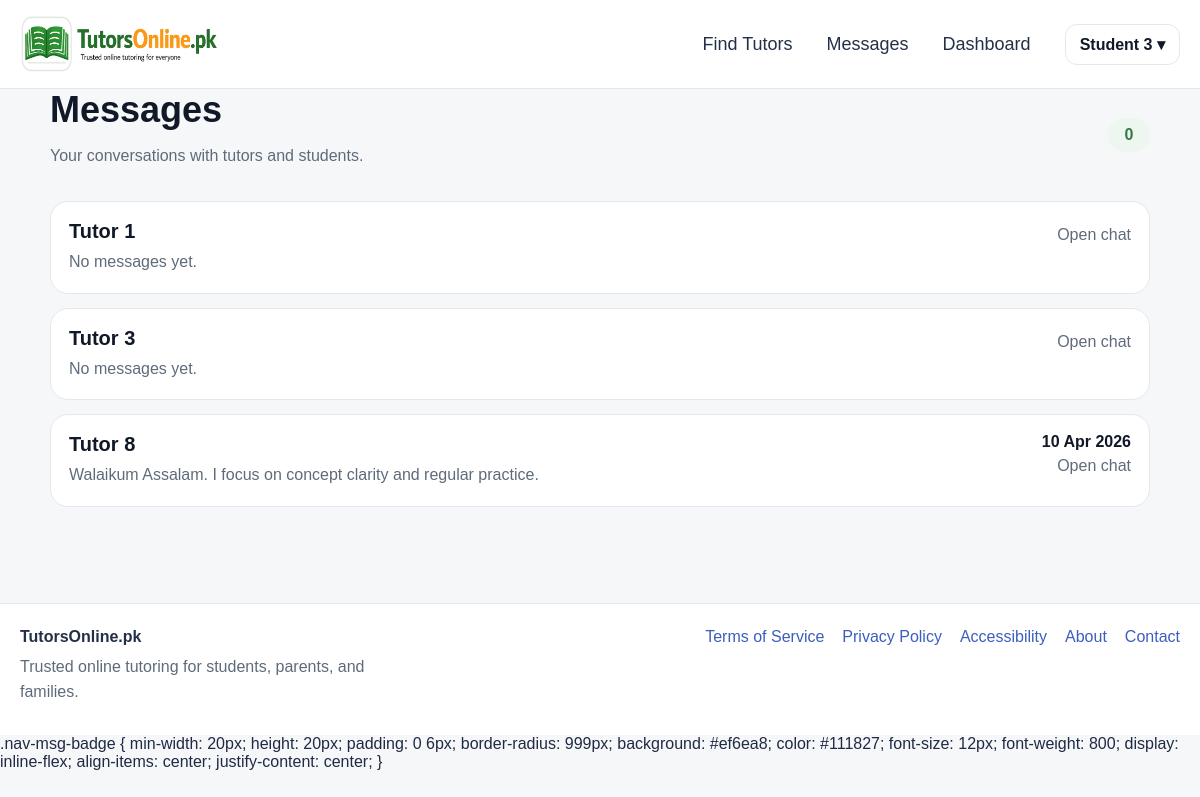
Before: /messages (signed in) with the older database file.
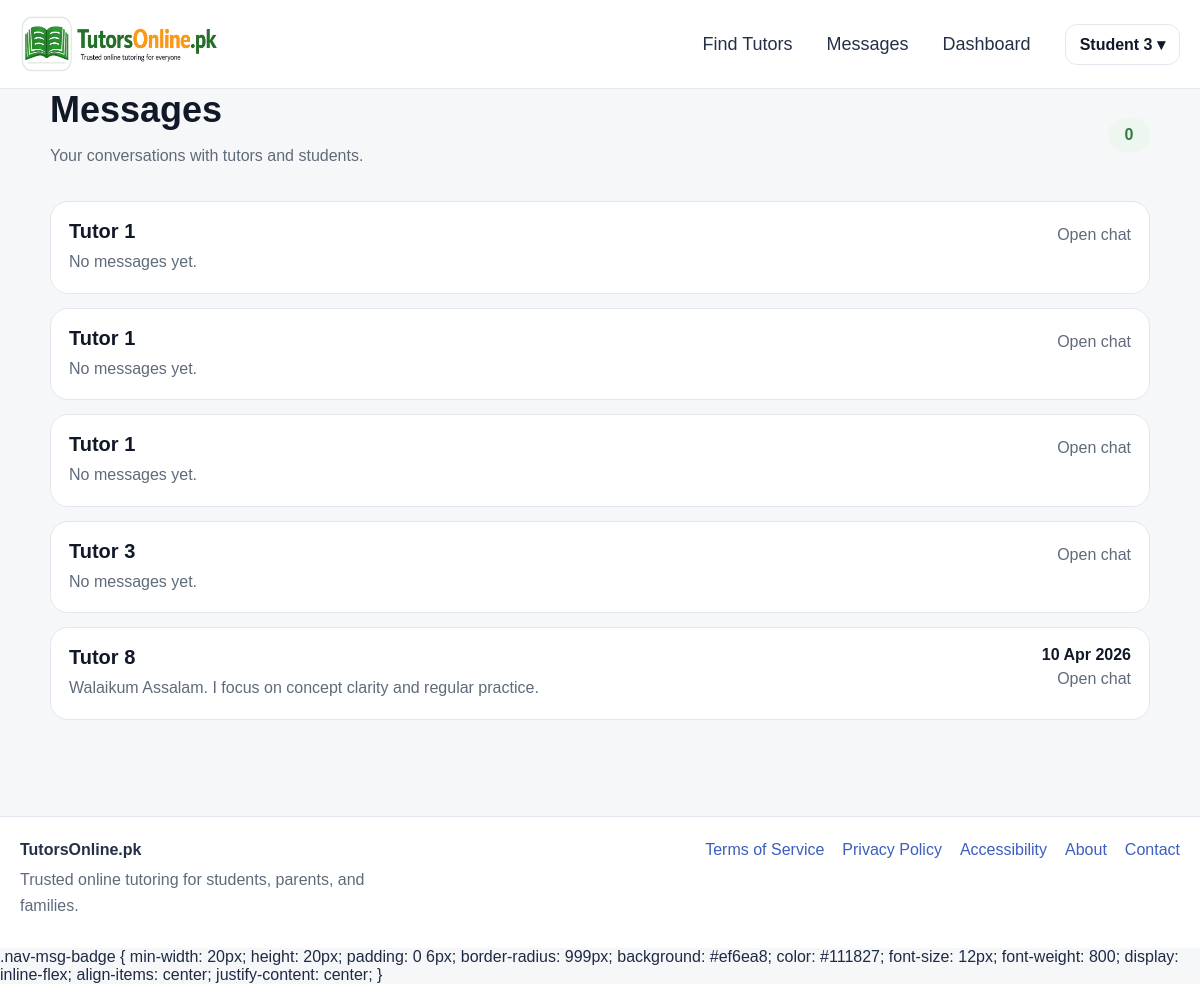
After: the same page with the newer database file.
### app.py (models this page shows, shortened)
class User(UserMixin, db.Model):
    id = db.Column(db.Integer, primary_key=True)
    email = db.Column(db.String(120), unique=True, nullable=False)
    password_hash = db.Column(db.String(255), nullable=False)
    role = db.Column(db.String(20), nullable=False, default="student")
    full_name = db.Column(db.String(120), nullable=False)
    public_name = db.Column(db.String(120), nullable=False)
    qualification = db.Column(db.String(120), default="")
    subjects = db.Column(db.String(255), default="")
    class_levels = db.Column(db.String(255), default="")
    experience_years = db.Column(db.Integer, default=0)
    bio = db.Column(db.Text, default="")
    degree_title = db.Column(db.String(255), default="")
    degree_major = db.Column(db.String(255), default="")
    degree_institution = db.Column(db.String(255), default="")
    degree_year = db.Column(db.String(50), default="")
    degree_grade = db.Column(db.String(50), default="")
    previous_path_choice = db.Column(db.String(50), default="")
    mphil_title = db.Column(db.String(255), default="")
    mphil_major = db.Column(db.String(255), default="")
    mphil_institution = db.Column(db.String(255), default="")
    mphil_year = db.Column(db.String(50), default="")
    mphil_grade = db.Column(db.String(50), default="")
    mphil_additional_note = db.Column(db.String(255), default="")
    masters_title = db.Column(db.String(255), default="")
    masters_major = db.Column(db.String(255), default="")
    masters_institution = db.Column(db.String(255), default="")
    masters_year = db.Column(db.String(50), default="")
    masters_grade = db.Column(db.String(50), default="")
    masters_additional_note = db.Column(db.String(255), default="")
    bachelor_title = db.Column(db.String(255), default="")
    bachelor_major = db.Column(db.String(255), default="")
    bachelor_institution = db.Column(db.String(255), default="")
    bachelor_year = db.Column(db.String(50), default="")
    bachelor_grade = db.Column(db.String(50), default="")
    bachelor_additional_note = db.Column(db.String(255), default="")
    inter_program = db.Column(db.String(100), default="")
    inter_institution = db.Column(db.String(255), default="")
    inter_grade = db.Column(db.String(50), default="")
    inter_year = db.Column(db.String(50), default="")
    matric_program = db.Column(db.String(100), default="")
    matric_institution = db.Column(db.String(255), default="")
    matric_grade = db.Column(db.String(50), default="")
    matric_year = db.Column(db.String(50), default="")
    gender = db.Column(db.String(50), default="")
    city = db.Column(db.String(120), default="")
    main_subject = db.Column(db.String(120), default="")
    additional_subjects = db.Column(db.String(255), default="")
    student_level = db.Column(db.String(120), default="")
    student_subject_needed = db.Column(db.String(120), default="")
    preferred_tutor_gender = db.Column(db.String(50), default="")
    learning_mode = db.Column(db.String(50), default="")
    teaching_mode = db.Column(db.String(50), default="")
    hourly_rate = db.Column(db.Integer, default=0)
    mobile_number = db.Column(db.String(40), default="")
    cnic_number = db.Column(db.String(40), default="")
    profile_image = db.Column(db.String(255), default="")
    degree_file = db.Column(db.String(255), default="")
    additional_qualification_level = db.Column(db.String(80), default="")
    additional_qualification_title = db.Column(db.String(255), default="")
    additional_qualification_major = db.Column(db.String(255), default="")
    additional_qualification_institution = db.Column(db.String(255), default="")
    additional_qualification_year = db.Column(db.String(50), default="")
    additional_qualification_grade = db.Column(db.String(50), default="")
    additional_qualification_file = db.Column(db.String(255), default="")
    demo_video_url = db.Column(db.String(255), default="")
    demo_video_file = db.Column(db.String(255), default="")
    modest_profile = db.Column(db.Boolean, default=False)
    audio_only = db.Column(db.Boolean, default=False)
    is_active_user = db.Column(db.Boolean, default=True)
    is_verified_tutor = db.Column(db.Boolean, default=False)
    profile_stage = db.Column(db.String(40), default="basic_complete")
    verification_submitted_at = db.Column(db.DateTime)
    approved_at = db.Column(db.DateTime)
    rejected_at = db.Column(db.DateTime)
    admin_review_note = db.Column(db.Text, default="")
    is_public_tutor = db.Column(db.Boolean, default=False)
    tutor_category = db.Column(db.String(80), default="")
    bonus_credits = db.Column(db.Integer, default=0)
    total_earnings_pkr = db.Column(db.Integer, default=0)
    monthly_earnings_pkr = db.Column(db.Integer, default=0)
    sessions_completed = db.Column(db.Integer, default=0)
    rating_avg = db.Column(db.Float, default=0.0)
    rating_count = db.Column(db.Integer, default=0)
    credits_balance = db.Column(db.Integer, default=0)
    pending_payout_pkr = db.Column(db.Integer, default=0)
    payout_method = db.Column(db.String(30), default="bank")
    payout_account_title = db.Column(db.String(120), default="")
    payout_account_number = db.Column(db.String(120), default="")
    payout_iban = db.Column(db.String(64), default="")
    created_at = db.Column(db.DateTime, default=datetime.utcnow)
    bookings_as_student = db.relationship(
        "Booking",
        backref="student",
        lazy=True,
        foreign_keys="Booking.student_id",
    )
    bookings_as_tutor = db.relationship(
        "Booking",
        backref="tutor",
        lazy=True,
        foreign_keys="Booking.tutor_id",
    )
    @property
    def is_active(self):
        return self.is_active_user

class Conversation(db.Model):
    id = db.Column(db.Integer, primary_key=True)
    student_id = db.Column(db.Integer, db.ForeignKey("user.id"), nullable=False)
    tutor_id = db.Column(db.Integer, db.ForeignKey("user.id"), nullable=False)
    booking_id = db.Column(db.Integer, db.ForeignKey("booking.id"), nullable=True)
    created_at = db.Column(db.DateTime, default=datetime.utcnow)
    updated_at = db.Column(
        db.DateTime,
        default=datetime.utcnow,
        onupdate=datetime.utcnow
    )
    student = db.relationship("User", foreign_keys=[student_id], backref="student_conversations")
    tutor = db.relationship("User", foreign_keys=[tutor_id], backref="tutor_conversations")
    booking = db.relationship("Booking", backref="conversation")

class Message(db.Model):
    id = db.Column(db.Integer, primary_key=True)
    conversation_id = db.Column(
        db.Integer,
        db.ForeignKey("conversation.id"),
        nullable=False
    )
    sender_id = db.Column(db.Integer, db.ForeignKey("user.id"), nullable=False)
    body = db.Column(db.Text, nullable=False)
    is_read = db.Column(db.Boolean, default=False)
    created_at = db.Column(db.DateTime, default=datetime.utcnow)
    conversation = db.relationship(
        "Conversation",
        backref=db.backref(
            "messages",
            lazy=True,
            order_by="Message.created_at.asc()"
        )
    )
    sender = db.relationship("User")

### app.py (the view, shortened to what this page needs)
@app.route("/messages")
@login_required
def messages_inbox():
    if current_user.role not in ["student", "tutor", "admin"]:
        flash("Messaging is not available for this account.", "danger")
        return redirect(url_for("dashboard"))
    if current_user.role == "student":
        conversations = (
            Conversation.query
            .filter_by(student_id=current_user.id)
            .order_by(Conversation.updated_at.desc())
            .all()
        )
    else:
        conversations = []
    unread_count = 0
    for convo in conversations:
        unread_count += Message.query.filter(
            Message.conversation_id == convo.id,
            Message.sender_id != current_user.id,
            Message.is_read == False
        ).count()
    return render_template(
        "messages_inbox.html",
        conversations=conversations,
        unread_count=unread_count,
    )

### app.py (called while the page is built)
@app.context_processor
def inject_message_badge():
    return {
        "global_unread_messages": unread_message_count_for(current_user)
        if current_user.is_authenticated else 0
    }

@login_manager.user_loader
def load_user(user_id):
    return User.query.get(int(user_id))

@app.context_processor
def inject_globals():
    return {
        "credit_rate": app.config["CREDIT_RATE"],
        "google_configured": bool(
            app.config["GOOGLE_CLIENT_ID"] and app.config["GOOGLE_CLIENT_SECRET"]
        ),
        "under_construction": UNDER_CONSTRUCTION,
    }

### templates/messages_inbox.html (shortened to what this page needs)
{% extends 'base.html' %}
{% block content %}
<section class="msg-shell">
  <div class="msg-topbar">
    <div>
      <h1>Messages</h1>
      <p class="muted">Your conversations with tutors and students.</p>
    </div>
    <div class="msg-unread-pill">{{ unread_count }}</div>
  </div>
  {% if conversations %}
    <div class="msg-list">
      {% for convo in conversations %}
        {% set other = convo.tutor if current_user.id == convo.student_id else convo.student %}
        {% set last_msg = convo.messages[-1] if convo.messages else None %}
        {% set convo_unread = convo.messages
        | selectattr('sender_id', 'ne', current_user.id)
        | selectattr('is_read', 'equalto', false)
        | list
        | length %}
        <a href="{{ url_for('message_thread', conversation_id=convo.id) }}" class="msg-card" style="text-decoration:none;">
          <div>
            <h3>{{ other.public_name }}</h3>
            <p>
              {% if last_msg %}
                {{ last_msg.body[:120] }}{% if last_msg.body|length > 120 %}...{% endif %}
              {% else %}
                No messages yet.
              {% endif %}
            </p>
          </div>
          <div class="msg-meta">
          {% if last_msg %}
            <div style="font-weight:700; color:#111827;">
              {{ last_msg.created_at.strftime('%d %b %Y') }}
            </div>
          {% endif %}
          <div class="muted" style="margin-top:6px;">
            Open chat
          </div>
        </div>
        </a>
      {% endfor %}
    </div>
  {% else %}
    <div class="msg-empty">
      <h3>No conversations yet</h3>
      <p class="muted">Start from a tutor profile to open your first conversation.</p>
    </div>
  {% endif %}
</section>
{% endblock %}

Changed rows visible on the page:
added Conversation: {{ other.public_name }} "Tutor 1", shows "No messages yet."
added Conversation: {{ other.public_name }} "Tutor 1", shows "No messages yet."
